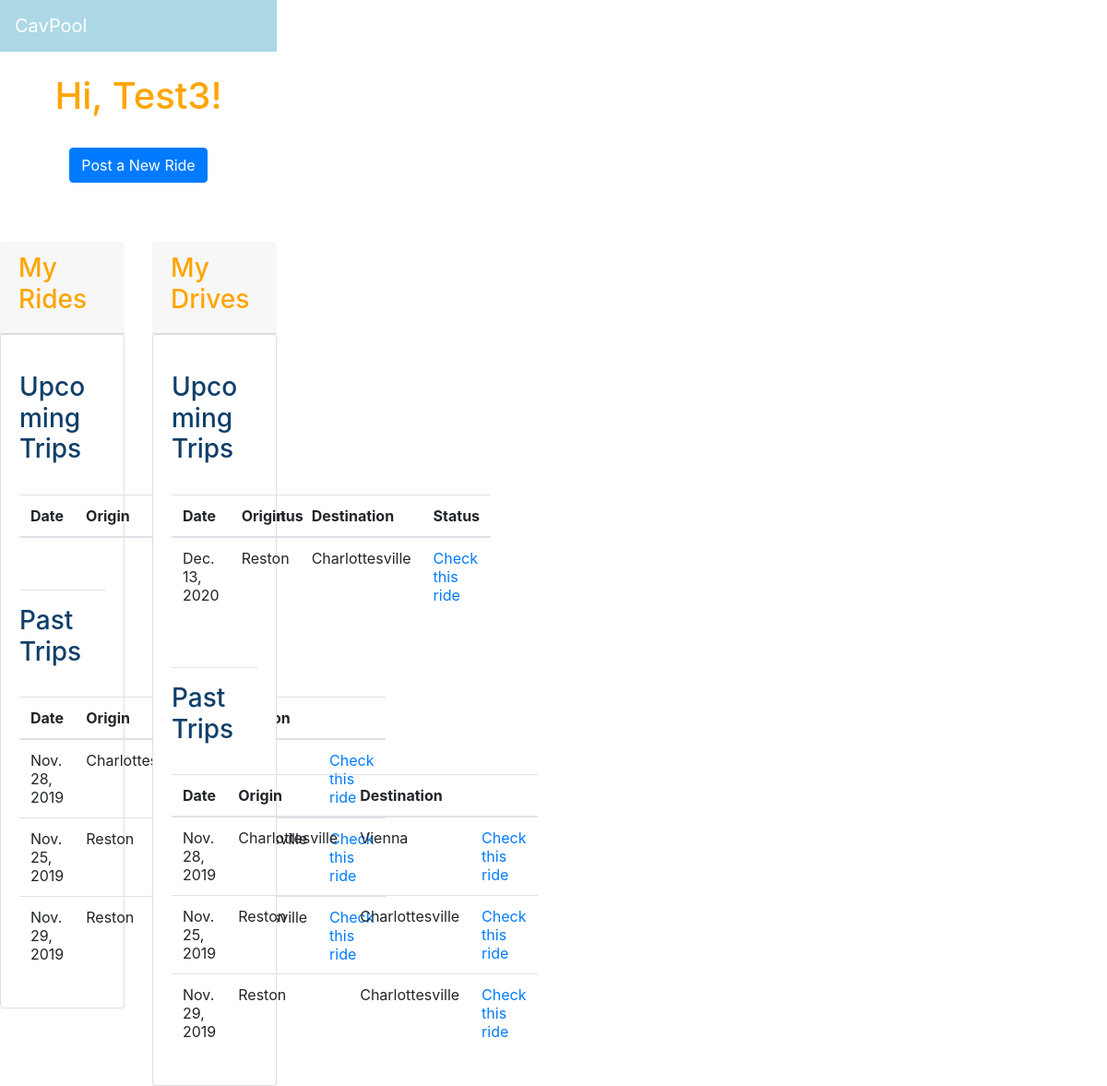
The app's page /4/profile with its own data.
### Rideshare_app/models.py (models this page shows, shortened)
class Driver(models.Model):
    first_name = models.CharField(max_length = 30)
    last_name = models.CharField(max_length = 30)
    email = models.CharField(max_length = 100)
    venmo = models.CharField(max_length = 30, blank = True, null = True)
    phone_number = models.CharField(max_length = 20, blank = True, null = True)
    car_make = models.CharField(max_length = 30, blank = True, null = True)
    car_model = models.CharField(max_length = 30, blank = True, null = True)

class Ride(models.Model):
    departure_location = models.CharField(max_length = 30)
    destination_location = models.CharField(max_length = 30)
    departure_state = models.CharField(max_length = 30, null = True, blank = True)
    destination_state = models.CharField(max_length = 30, null = True, blank = True)
    date = models.DateField()
    time = models.TimeField(blank = True, null = True)
    seats = models.IntegerField(null = True, blank = True, default=1, validators=[MinValueValidator(1)])
    price = models.IntegerField(null = True, blank = True, default=0, validators=[MinValueValidator(0)])
    driver = models.ForeignKey(Driver, null = True, on_delete = models.CASCADE)
    riders = models.ManyToManyField(Rider, blank = True)
    confirmed_riders = models.ManyToManyField(Rider, blank = True, related_name = "confirmed_riders")
    pending_riders = models.ManyToManyField(Rider, blank = True, related_name = "pending_riders")

### Rideshare_app/views.py (the view)
# urls.py: path('<int:user_id>/profile', views.profile, name= 'profile'),
def profile(request, user_id):
    user = get_object_or_404(User, pk = user_id)
    driver = user.driver
    rider = user.rider
    driver_id = driver.id
    rider_id = rider.id
    upcoming_rides_list = Ride.objects.filter(driver = driver_id, date__gte = timezone.now())
    past_rides = Ride.objects.filter(driver = driver_id, date__lt = timezone.now())
    pending_ride_ids = getPendingRides(rider_id)
    pending_rides_list = Ride.objects.filter(pk__in = pending_ride_ids, date__gte = timezone.now())
    context = {"user" : user, "driver" : driver, "upcoming_rides_list" : upcoming_rides_list,
                "past_rides" : past_rides, "rider" : rider,
                "pending_rides_list" : pending_rides_list}
    return render(request, 'Rideshare_app/profile.html', context)

### Rideshare_app/views.py (called while the page is built)
def getPendingRides(rider_id):
    all_rides = Rider.objects.all()
    ride_ids = []
    for ride in all_rides:
        if ride.pending_riders.filter(pk = rider_id).exists():
            ride_ids.append(ride.id)
    return ride_ids

### Rideshare_app/templates/Rideshare_app/profile.html (shortened to what this page needs)
<html>
{% load bootstrap4 %}
{% bootstrap_css %}
<head>
<link rel="stylesheet" type="text/css" href="profile.css">
  <nav class="navbar navbar-dark" style="background-color:lightblue">
  <a class="navbar-brand" href="{% url 'index' %}"> CavPool</a>
</nav>
<br>
	<div class="container">
	   <h1 style = "text-align: center; color:orange"> Hi, {{driver.first_name}}! </h1>
	</div>
  <br>
<div style ="text-align: center" >
  <a href="{% url 'post_ride_driver' user.id%}">
    <button class="btn btn-primary" >Post a New Ride</button>
</a>
</div>
</head>
</head>
<body>
<br>
<br>
<div class="row">
  <div class="col-sm-6">
    <div class="card-header">
    <h3 style =  "color: orange">
    My Rides
    </div>
    <div class="card">
      <div class="card-body">
        <body>
  <h3 style = "padding-top:20;color: #103F69"> Upcoming Trips </h3>
  <br>
  <table class="table">
  <thead>
    <tr>
      <th scope="col">Date</th>
      <th scope="col">Origin</th>
      <th scope="col">Destination</th>
      <th scope="col">Status</th>
    </tr>
  </thead>
</table>
<br>
<hr>
  <h3 style = "color: #103F69"> Past Trips </h3> <br>
  <table class="table">
  <thead>
    <tr>
      <th scope="col">Date</th>
      <th scope="col">Origin</th>
      <th scope="col">Destination</th>
      <th scope="col"></th>
    </tr>
  </thead>
  <tbody>
      {%for ride in past_rides%}
        <tr>
      <td>{{ride.date}}</td>
      <td>{{ride.departure_location}}</td>
      <td>{{ride.destination_location}}</td>
      <td><a href=" {% url 'ride' ride.id%}"> Check this ride</a></td>
      </tr>
      {% endfor %}
  </tbody>
</table>
      </div>
    </div>
  </div>
  <div class="col-sm-6">
    <div class="card-header">
    <h3 style =  "color: orange">
    My Drives
    </div>
    <div class="card">
      <div class="card-body">
        <body>
  <h3 style = "padding-top:20;color: #103F69"> Upcoming Trips </h3>
  <br>
  <table class="table">
  <thead>
    <tr>
      <th scope="col">Date</th>
      <th scope="col">Origin</th>
      <th scope="col">Destination</th>
      <th scope="col">Status</th>
    </tr>
  </thead>
  <tbody>
      {% for ride in upcoming_rides_list %}
        <tr>
      <td>{{ride.date}}</td>
      <td>{{ride.departure_location}}</td>
      <td>{{ride.destination_location}}</td>
      <td><a href=" {% url 'ride' ride.id%}"> Check this ride</a></td>
      </tr>
      {% endfor %}
  </tbody>
</table>
<br>
<hr>
  <h3 style = "color: #103F69"> Past Trips </h3> <br>
  <table class="table">
  <thead>
    <tr>
      <th scope="col">Date</th>
      <th scope="col">Origin</th>
      <th scope="col">Destination</th>
      <th scope="col"></th>
    </tr>
  </thead>
  <tbody>
      {% for ride in past_rides %}
        <tr>
      <td>{{ride.date}}</td>
      <td>{{ride.departure_location}}</td>
      <td>{{ride.destination_location}}</td>
      <td><a href=" {% url 'ride' ride.id%}"> Check this ride</a></td>
      </tr>
      {% endfor %}
  </tbody>
</table>
      </div>
    </div>
  </div>
</div>
</body>
</html>

### Rideshare_app/templates/Rideshare_app/profile.css (style rules this page uses)
html, body, header, .column { float: left; width: 50%; }
.row:after { content: ""; display: table; clear: both; }

### Rideshare_app/templates/Rideshare_app/profile.html (style rules this page uses)
* { box-sizing: border-box; }
.row:after { content: ""; display: table; clear: both; }

### records on screen
Driver: first_name "Test3"
Ride: date "Nov. 28, 2019", departure_location "Charlottesville", destination_location "Vienna"
Ride: date "Nov. 25, 2019", departure_location "Reston", destination_location "Charlottesville"
Ride: date "Nov. 29, 2019", departure_location "Reston", destination_location "Charlottesville"
Ride: date "Dec. 13, 2020", departure_location "Reston", destination_location "Charlottesville"
